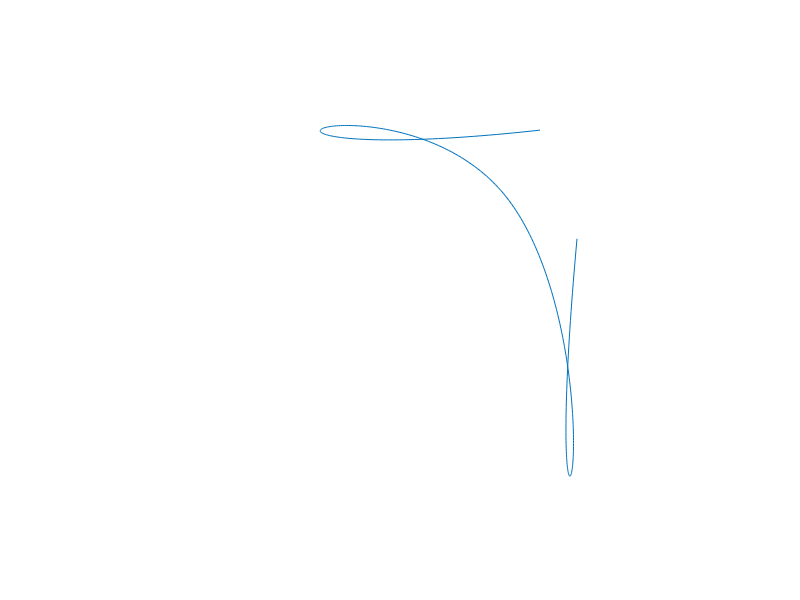
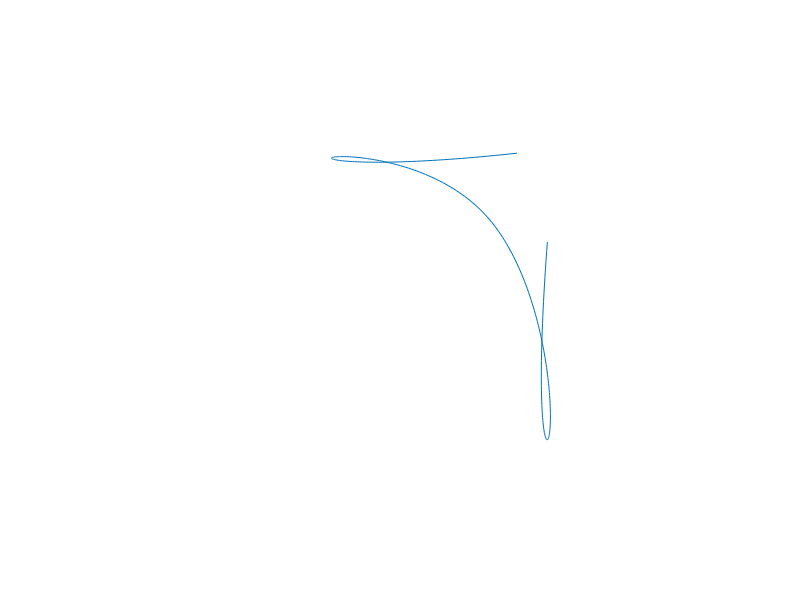
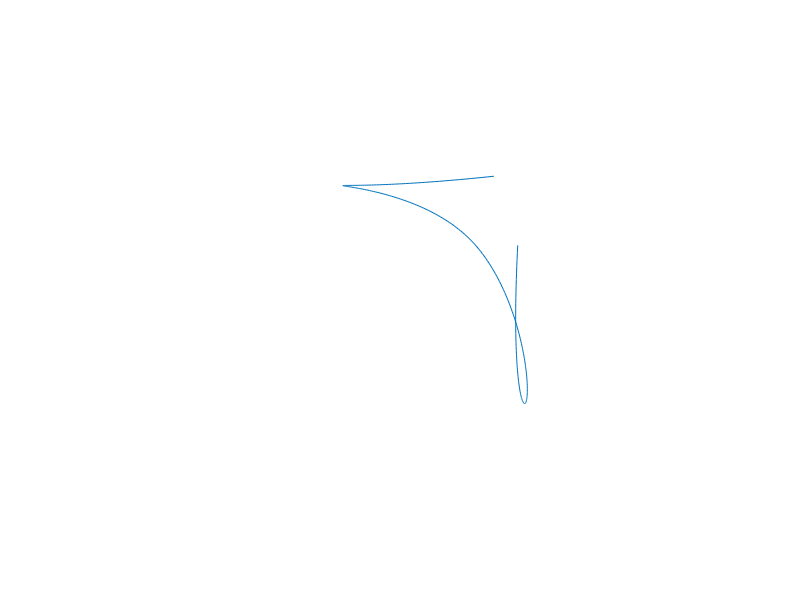
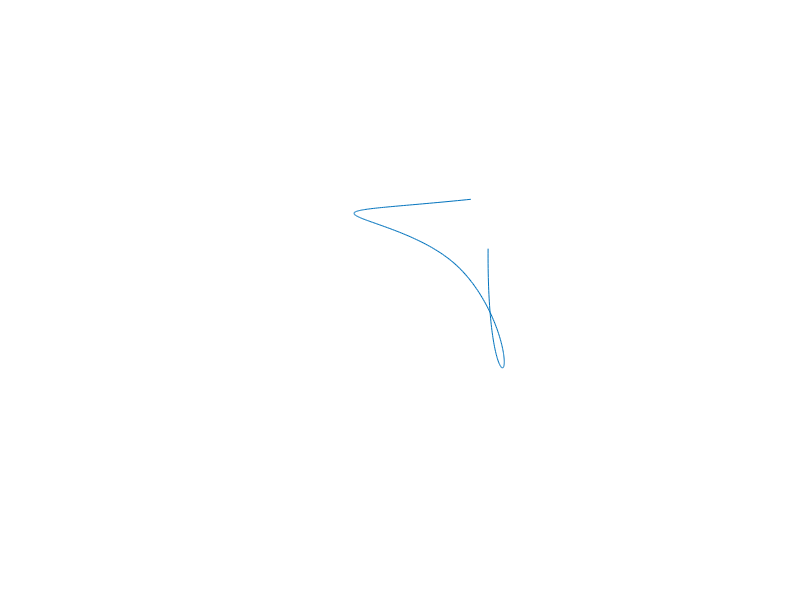

Here is the MATLAB script that generated these plots, in order: (Note: a time limit stopped this script after it produced the figures.)

function [] = genCurves()
%%

% Version history

% v1: matlab_line_drawings
% randomly samples knot grid (2D cartesian feature space) to draw
% parametrically controlled curves per Thomas' algorith

% v2: genCurves:
% converting to function to be called from MonkeyLogic, with parameter
% input to control curve noise, feature space sampling. v2 will save each
% curve to a separate png file with a filename specifying drawing
% parameters.  MonkeyLogic will be able to display the curves in the same
% basic state engine as corr_RL.
% Modifications:
% - Function will be called at the start of the block to generate state A
% and state B curves for the block.  So needs to output two curves each
% call
% - Function needs to take a smooth/rough parameter, and parameters
% controlling noise, also.  We will vary sampling/noise by block to measure
% effect on learning

% Development ideas: movies illustrate how feature space is sampled and how
% much noise is included.  So for a smooth movie, the shape will morph.
% For a rough movie, it will change abruptly.

% Main script


% set params structure.  This can eventually be passed in from monkeyLogic
params.size_of_knot_grid = 10;
params.low = -1;
params.high = 1;
knot_grid = make_knot_grid(params.size_of_knot_grid, params.low, params.high);
params.max_knot_number = 10;
params.D = 256; % resolution_of_curves
params.K = 2; % number of axes in curve space that we will sample
params.S = 1; % number of "exposures" to generate
params.N = 12; % number of samples per exposure
params.save_png = true;
params.plotCurveSeq = true;
params.n_knot_points = 5;
% params.n_knot_points = 2;

params.nBlocks = 10;

% Specify the "curve of origin"
curve_of_origin = zeros(params.D, 2);

% Circle
rng = (0:params.D-1)' / params.D * 2 * pi;
curve_of_origin(:, 1) = sin(rng);
curve_of_origin(:, 2) = cos(rng);
radius = 0.1 * (params.high - params.low);
curve_of_origin = curve_of_origin * radius;
% oXY = xy2stacked(curve_of_origin);

for b = 1:params.nBlocks

    % --- curves for A state
    % endcurve_A
    knots = sample_knots(knot_grid, params.n_knot_points, false);
    [endcurve_A, ~] = upsample(knots, params.D);

    % orthocurve_A
    el = sum(sum(endcurve_A .* endcurve_A));
    knots = sample_knots(knot_grid, params.n_knot_points, false);
    [other_curve_A, ~] = upsample(knots, params.D);
    orthocurve_A = sum(sum(other_curve_A .* endcurve_A)) * endcurve_A / el - other_curve_A;
    fprintf('check: %.2f\n', sum(sum(orthocurve_A .* endcurve_A))); % ??

    % Generate one sequence and look at it
    scale_lim = 1;

    % Travel smoothly along manifold, sample a curve at each point
    smooth_sequence_A = zeros(params.N, params.D, 2);
    for i = 1:params.N
        t = interp1([1, params.N], [-scale_lim, scale_lim], i);
        smooth_sequence_A(i, :, :) = curve_of_origin + t * endcurve_A;
    end

    % Random samples of curves along an orthogonal manifold: this is the "noise"
    rough_sequence_A = zeros(params.N, params.D, 2);
    for n = 1:params.N
        t = max(min(randn, scale_lim), -scale_lim);
        rough_sequence_A(n, :, :) = curve_of_origin + t * orthocurve_A;
    end

    % --- curves for B state
    % endcurve_B
    knots = sample_knots(knot_grid, params.n_knot_points, false);
    [endcurve_B, ~] = upsample(knots, params.D);

    % orthocurve_B
    el = sum(sum(endcurve_B .* endcurve_B));
    knots = sample_knots(knot_grid, params.n_knot_points, false);
    [other_curve_B, ~] = upsample(knots, params.D);
    orthocurve_B = sum(sum(other_curve_B .* endcurve_B)) * endcurve_B / el - other_curve_B;
    fprintf('check: %.2f\n', sum(sum(orthocurve_B .* endcurve_B))); % ??

    % Generate one sequence and look at it
    scale_lim = 1;

    % Travel smoothly along manifold, sample a curve at each point
    smooth_sequence_B = zeros(params.N, params.D, 2);
    for i = 1:params.N
        t = interp1([1, params.N], [-scale_lim, scale_lim], i);
        smooth_sequence_B(i, :, :) = curve_of_origin + t * endcurve_B;
    end

    % Random samples of curves along an orthogonal manifold: this is the "noise"
    rough_sequence_B = zeros(params.N, params.D, 2);
    for n = 1:params.N
        t = max(min(randn, scale_lim), -scale_lim);
        rough_sequence_B(n, :, :) = curve_of_origin + t * orthocurve_B;
    end


    %%

    % Plotting
    figure;
    plot(endcurve_A(:, 1), endcurve_A(:, 2));
    hold on;
    plot(orthocurve_A(:, 1), orthocurve_A(:, 2), 'r');

    figure;
    plot(endcurve_B(:, 1), endcurve_B(:, 2));
    hold on;
    plot(orthocurve_B(:, 1), orthocurve_B(:, 2), 'r');


    %%

    if params.plotCurveSeq
        % lim = 1.75;
        lim = 1.5;
        limx = [-lim, lim];
        limy = [-lim, lim];

        figure;
        for i = 1:3
            for n = 1:params.N
                subplot(3, params.N, (i-1)*params.N + n);
                if i == 1
                    plot(smooth_sequence_A(n, :, 1), smooth_sequence_A(n, :, 2));
                elseif i == 2
                    plot(rough_sequence_A(n, :, 1), rough_sequence_A(n, :, 2));
                else
                    plot((rough_sequence_A(n, :, 1) + smooth_sequence_A(n, :, 1))/2, ...
                        (rough_sequence_A(n, :, 2) + smooth_sequence_A(n, :, 2))/2);
                end
                xlim(limx);
                ylim(limy);
                axis off;
                axis equal;
            end
        end

        figure;
        for i = 1:3
            for n = 1:params.N
                subplot(3, params.N, (i-1)*params.N + n);
                if i == 1
                    plot(smooth_sequence_B(n, :, 1), smooth_sequence_B(n, :, 2));
                elseif i == 2
                    plot(rough_sequence_B(n, :, 1), rough_sequence_B(n, :, 2));
                else
                    plot((rough_sequence_B(n, :, 1) + smooth_sequence_B(n, :, 1))/2, ...
                        (rough_sequence_B(n, :, 2) + smooth_sequence_B(n, :, 2))/2);
                end
                xlim(limx);
                ylim(limy);
                axis off;
                axis equal;
            end
        end







    end

    %%
    if params.save_png

        for i = 1:3
            for n = 1:params.N
                % subplot(3, params.N, (i-1)*params.N + n);
                if i == 1
                    f = figure;
                    plot(smooth_sequence_A(n, :, 1), smooth_sequence_A(n, :, 2));
                elseif i == 2
                    f = figure;
                    plot(rough_sequence_A(n, :, 1), rough_sequence_A(n, :, 2));
                else
                    f = figure;
                    plot((rough_sequence_A(n, :, 1) + smooth_sequence_A(n, :, 1))/2, ...
                        (rough_sequence_A(n, :, 2) + smooth_sequence_A(n, :, 2))/2);
                end
                xlim(limx);
                ylim(limy);
                axis off;
                axis equal;

                % --- SAVE PNG
                fn = buildFilename(params, i, n);
                cd blockstim
                % f is figure object, if not included in print command, prints
                % last ML screen changed, eg user, as png file
                print(f, fn, '-dpng');
                close;
                cd ..

            end
        end


    end

end  % nBlocks





%%
% Utilities for generating curves

    function fn = buildFilename(params, i, n)

        switch i

            case 1
                typeStr = 'smooth_';

            case 2
                typeStr = 'rough_';

            case 3
                typeStr = 'comb_';

        end

        sampStr = strcat('samp', num2str(n));

        fn = strcat(typeStr, sampStr);

        bob = 1;


    end


% function stacked = xy2stacked(xy)
%     n = size(xy, 1);
%     stacked = reshape(xy', [n*2, 1]);
% end

    function xy = stacked2xy(stacked)
        assert(mod(length(stacked), 2) == 0);
        n = length(stacked) / 2;
        xy = reshape(stacked, [2, n])';
    end

    function segmented = stacked2segmented(curve)
        n_points = length(curve) / 2;
        assert(mod(n_points, 1) == 0);
        x1_idx = 1:n_points-1;
        x2_idx = 2:n_points;
        y1_idx = x1_idx + n_points;
        y2_idx = x2_idx + n_points;
        segmented = [curve(x1_idx), curve(x2_idx), curve(y1_idx), curve(y2_idx)];
    end

    function probes_nxy = linear_probe_set(lim, num, center, dash)
        if nargin < 3
            center = [0, 0];
        end
        if nargin < 4
            dash = false;
        end

        cnt = 1;
        base_probes = 6 * num;
        if dash
            num_probes = base_probes * (1 + dash);
        else
            num_probes = base_probes;
        end
        probes_nxy = zeros(num_probes, 2, 2);
        fprintf('making %d probes\n', num_probes);
        eps = 0.01; % avoid corners

        % Vertical probes
        for x = linspace(-lim+eps, lim-eps, num)
            probes_nxy(cnt, :, :) = [x, lim; x, -lim];
            cnt = cnt + 1;
        end

        % Horizontal probes
        for y = linspace(-lim+eps, lim-eps, num)
            probes_nxy(cnt, :, :) = [lim, y; -lim, y];
            cnt = cnt + 1;
        end

        % Negative oblique
        for y = linspace(-lim+eps, lim-eps, num)
            probes_nxy(cnt, :, :) = [-lim, y; y, -lim];
            cnt = cnt + 1;
        end
        for x = linspace(-lim+eps, lim-eps, num)
            probes_nxy(cnt, :, :) = [x, lim; lim, x];
            cnt = cnt + 1;
        end

        % Positive oblique
        for y = linspace(-lim+eps, lim-eps, num)
            probes_nxy(cnt, :, :) = [lim, y; -y, -lim];
            cnt = cnt + 1;
        end
        for x = linspace(-lim+eps, lim-eps, num)
            probes_nxy(cnt, :, :) = [x, lim; -lim, -x];
            cnt = cnt + 1;
        end

        if dash
            inc = 1 / dash;
            for i = 1:base_probes
                xp = polyfit([0, 1], probes_nxy(i, :, 1)', 1);
                yp = polyfit([0, 1], probes_nxy(i, :, 2)', 1);
                stop = 0;
                for j = 1:dash
                    start = stop;
                    stop = start + inc;
                    probes_nxy(cnt, :, 1) = polyval(xp, [start, stop]);
                    probes_nxy(cnt, :, 2) = polyval(yp, [start, stop]);
                    cnt = cnt + 1;
                end
            end
        end

        probes_nxy = probes_nxy + repmat(reshape(center, [1, 1, 2]), [size(probes_nxy, 1), 2, 1]);
    end

    function grid = make_knot_grid(size, low, high)
        [X, Y] = meshgrid(linspace(low, high, size));
        grid = [X(:), Y(:)];
    end

    function knots = sample_knots(knot_grid, number_of_knot_points, closed)
        if nargin < 3
            closed = true;
        end

        grid_size = size(knot_grid, 1);
        if nargin < 2 || isempty(number_of_knot_points)
            nkp = grid_size;
        else
            nkp = number_of_knot_points;
        end

        dice = randsample(grid_size, nkp, nkp > grid_size);
        if closed
            dice(end) = dice(1);
        end
        knots = knot_grid(dice, :);
    end

    function [xy, knots] = upsample(knots, resolution, kind)
        if nargin < 3
            kind = 'spline';
        end

        num_knots = size(knots, 1);

        if num_knots < 3
            kind = 'linear';
        end

        plot_range = linspace(0, num_knots-1, resolution);

        if strcmp(kind, 'linear')
            fx = interp1(0:num_knots-1, knots(:,1), plot_range, 'linear');
            fy = interp1(0:num_knots-1, knots(:,2), plot_range, 'linear');
        else
            fx = interp1(0:num_knots-1, knots(:,1), plot_range, 'spline');
            fy = interp1(0:num_knots-1, knots(:,2), plot_range, 'spline');
        end

        xy = [fx', fy'];
    end

end
